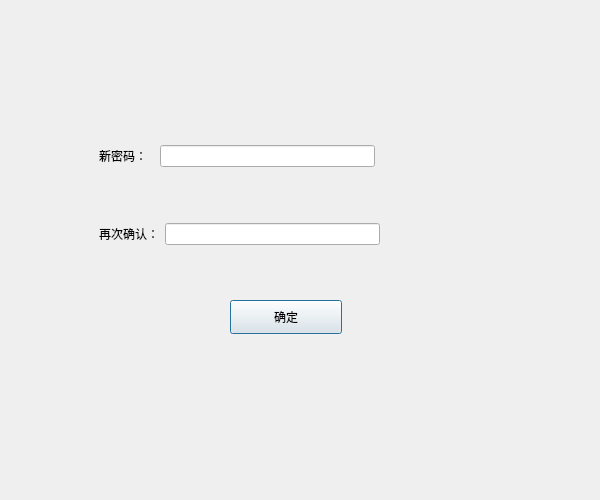
<?xml version="1.0" encoding="UTF-8"?>
<ui version="4.0">
 <class>changePwd</class>
 <widget class="QDialog" name="changePwd">
  <property name="geometry">
   <rect>
    <x>0</x>
    <y>0</y>
    <width>600</width>
    <height>500</height>
   </rect>
  </property>
  <property name="windowTitle">
   <string>修改密码</string>
  </property>
  <widget class="QWidget" name="widget_3" native="true">
   <property name="geometry">
    <rect>
     <x>90</x>
     <y>120</y>
     <width>380</width>
     <height>150</height>
    </rect>
   </property>
   <property name="minimumSize">
    <size>
     <width>0</width>
     <height>150</height>
    </size>
   </property>
   <layout class="QVBoxLayout" name="verticalLayout">
    <item>
     <widget class="QWidget" name="widget" native="true">
      <property name="minimumSize">
       <size>
        <width>0</width>
        <height>60</height>
       </size>
      </property>
      <layout class="QHBoxLayout" name="horizontalLayout">
       <item>
        <widget class="QLabel" name="label">
         <property name="text">
          <string>新密码：  </string>
         </property>
        </widget>
       </item>
       <item>
        <widget class="QLineEdit" name="pwd1">
         <property name="sizePolicy">
          <sizepolicy hsizetype="Fixed" vsizetype="Fixed">
           <horstretch>0</horstretch>
           <verstretch>0</verstretch>
          </sizepolicy>
         </property>
         <property name="minimumSize">
          <size>
           <width>215</width>
           <height>0</height>
          </size>
         </property>
         <property name="maximumSize">
          <size>
           <width>215</width>
           <height>16777215</height>
          </size>
         </property>
         <property name="echoMode">
          <enum>QLineEdit::Password</enum>
         </property>
        </widget>
       </item>
       <item>
        <spacer name="horizontalSpacer">
         <property name="orientation">
          <enum>Qt::Horizontal</enum>
         </property>
         <property name="sizeHint" stdset="0">
          <size>
           <width>40</width>
           <height>20</height>
          </size>
         </property>
        </spacer>
       </item>
      </layout>
     </widget>
    </item>
    <item>
     <widget class="QWidget" name="widget_2" native="true">
      <property name="minimumSize">
       <size>
        <width>0</width>
        <height>60</height>
       </size>
      </property>
      <layout class="QHBoxLayout" name="horizontalLayout_2">
       <item>
        <widget class="QLabel" name="label_2">
         <property name="text">
          <string>再次确认：</string>
         </property>
        </widget>
       </item>
       <item>
        <widget class="QLineEdit" name="pwd2">
         <property name="sizePolicy">
          <sizepolicy hsizetype="Fixed" vsizetype="Fixed">
           <horstretch>0</horstretch>
           <verstretch>0</verstretch>
          </sizepolicy>
         </property>
         <property name="minimumSize">
          <size>
           <width>215</width>
           <height>0</height>
          </size>
         </property>
         <property name="maximumSize">
          <size>
           <width>215</width>
           <height>16777215</height>
          </size>
         </property>
         <property name="echoMode">
          <enum>QLineEdit::Password</enum>
         </property>
        </widget>
       </item>
       <item>
        <spacer name="horizontalSpacer_2">
         <property name="orientation">
          <enum>Qt::Horizontal</enum>
         </property>
         <property name="sizeHint" stdset="0">
          <size>
           <width>40</width>
           <height>20</height>
          </size>
         </property>
        </spacer>
       </item>
      </layout>
     </widget>
    </item>
   </layout>
  </widget>
  <widget class="QPushButton" name="pushButton">
   <property name="geometry">
    <rect>
     <x>230</x>
     <y>300</y>
     <width>112</width>
     <height>34</height>
    </rect>
   </property>
   <property name="text">
    <string>确定</string>
   </property>
  </widget>
 </widget>
 <resources/>
 <connections/>
</ui>
